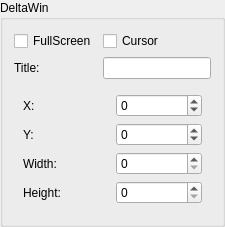
         <widget class="QGroupBox" name="winGroupBox" >
          <property name="title" >
           <string>DeltaWin</string>
          </property>
          <layout class="QGridLayout" name="gridLayout_11" >
           <item row="0" column="0" >
            <widget class="QCheckBox" name="winFullscreenToggle" >
             <property name="text" >
              <string>FullScreen</string>
             </property>
            </widget>
           </item>
           <item row="0" column="1" >
            <widget class="QCheckBox" name="winCursorToggle" >
             <property name="text" >
              <string>Cursor</string>
             </property>
            </widget>
           </item>
           <item row="1" column="0" >
            <widget class="QLabel" name="label_22" >
             <property name="text" >
              <string>Title:</string>
             </property>
            </widget>
           </item>
           <item row="1" column="1" >
            <widget class="QLineEdit" name="winTitleEdit" />
           </item>
           <item row="2" column="0" colspan="2" >
            <widget class="QWidget" native="1" name="widget_4" >
             <layout class="QGridLayout" name="gridLayout_10" >
              <item row="0" column="1" >
               <widget class="QSpinBox" name="winXEdit" >
                <property name="minimum" >
                 <number>-5000</number>
                </property>
                <property name="maximum" >
                 <number>5000</number>
                </property>
               </widget>
              </item>
              <item row="1" column="1" >
               <widget class="QSpinBox" name="winYEdit" >
                <property name="minimum" >
                 <number>-5000</number>
                </property>
                <property name="maximum" >
                 <number>5000</number>
                </property>
               </widget>
              </item>
              <item row="0" column="0" >
               <widget class="QLabel" name="label_23" >
                <property name="text" >
                 <string>X:</string>
                </property>
               </widget>
              </item>
              <item row="1" column="0" >
               <widget class="QLabel" name="label_24" >
                <property name="text" >
                 <string>Y:</string>
                </property>
               </widget>
              </item>
              <item row="2" column="1" >
               <widget class="QSpinBox" name="winWidthEdit" >
                <property name="maximum" >
                 <number>5000</number>
                </property>
               </widget>
              </item>
              <item row="3" column="1" >
               <widget class="QSpinBox" name="winHeightEdit" >
                <property name="maximum" >
                 <number>5000</number>
                </property>
               </widget>
              </item>
              <item row="2" column="0" >
               <widget class="QLabel" name="label_25" >
                <property name="text" >
                 <string>Width:</string>
                </property>
               </widget>
              </item>
              <item row="3" column="0" >
               <widget class="QLabel" name="label_26" >
                <property name="text" >
                 <string>Height:</string>
                </property>
               </widget>
              </item>
             </layout>
            </widget>
           </item>
          </layout>
         </widget>
